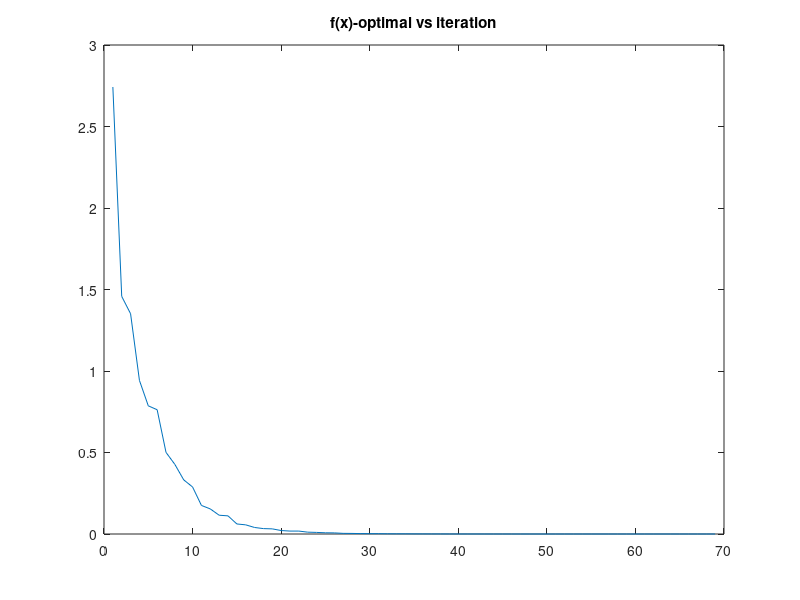
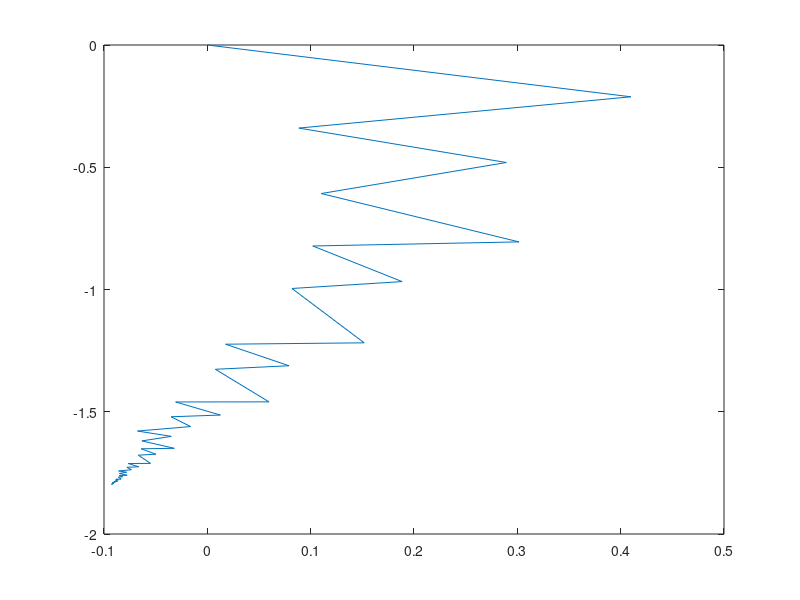

Recreate these plots in MATLAB, in order. (Note: this script raises an error after producing the figures.)
%problem 2 of Linear Algebra & Convex term project
randn('state',1);
m=3;
n=2;
alpha=0.01;
beta=0.5;
MAXITERS=1000;
stop=1e-3;
% generate random problem
A=randn(m,n);
b=randn(m,1);
% gradient method
vals=[];
x=zeros(n,1);
steps=[x];
for iter=1:MAXITERS
    val=x'*A'*A*x-2*x'*A'*b+b'*b;
    vals=[vals val];
    grad=2*A'*A*x-2*A'*b;
    v=-grad;
    if norm(grad,2)<stop
        break; 
    end;
    t=1;
    temp=(x+t*v)'*A'*A*(x+t*v)-2*(x+t*v)'*A'*b+b'*b;
    while(temp>(val+alpha*t*grad'*grad))
        t=beta*t;
        temp=(x+t*v)'*A'*A*(x+t*v)-2*(x+t*v)'*A'*b+b'*b;
    end;
    x=x+t*v;
    steps=[steps,x];
end;
figure;
[row col]=size(vals);
optimal=vals(1,col);
plot(1:col,vals(1,1:col)-optimal);
title('f(x)-optimal vs iteration');
figure;
plot(steps(1,:),steps(2,:));
hold;
%cvx prove
cvx_begin quiet
  variable answer(2)
  minimize(answer'*A'*A*answer-2*answer'*A'*b+b'*b)
cvx_end
%contour plot
syms a;syms b
B=A'*A;C=2*A'*b;c=b'*b;
f=a^2*B(1,1)+a*b*(B(1,2)+B(2,1))+b^2*B(2,2)-a*C(1)-b*C(2)+c;
domain=[min(steps(1,:))-0.2,max(steps(1,:))+0.2,min(steps(2,:))-0.2,max(steps(2,:))+0.2];
ezcontour(f,domain);
title('Iterations');
hold;